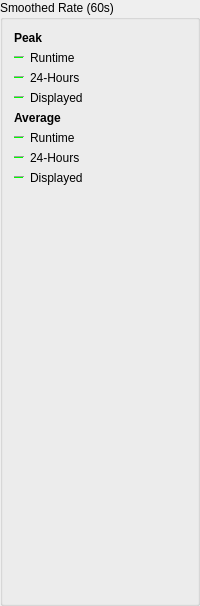
          <widget class="QGroupBox" name="groupBoxSmoothed">
           <property name="title">
            <string>Smoothed Rate (60s)</string>
           </property>
           <layout class="QVBoxLayout" name="verticalLayout_9">
            <item>
             <layout class="QHBoxLayout" name="horizontalLayout_16">
              <item>
               <widget class="QLabel" name="labelSmoothedPeaks">
                <property name="text">
                 <string>Peak</string>
                </property>
                <property name="font">
                  <font>
                    <weight>75</weight>
                    <bold>true</bold>
                  </font>
                </property>
               </widget>
              </item>
             </layout>
            </item>
            <item>
             <layout class="QHBoxLayout" name="horizontalLayout_17">
              <item>
               <widget class="Line" name="line_SmoothedPeakRuntime">
                <property name="sizePolicy">
                 <sizepolicy hsizetype="Fixed" vsizetype="Fixed">
                  <horstretch>0</horstretch>
                  <verstretch>0</verstretch>
                 </sizepolicy>
                </property>
                <property name="minimumSize">
                 <size>
                  <width>10</width>
                  <height>0</height>
                 </size>
                </property>
                <property name="palette">
                 <palette>
                  <active>
                   <colorrole role="Light">
                    <brush brushstyle="SolidPattern">
                     <color alpha="255">
                      <red>0</red>
                      <green>255</green>
                      <blue>0</blue>
                     </color>
                    </brush>
                   </colorrole>
                  </active>
                  <inactive>
                   <colorrole role="Light">
                    <brush brushstyle="SolidPattern">
                     <color alpha="255">
                      <red>0</red>
                      <green>255</green>
                      <blue>0</blue>
                     </color>
                    </brush>
                   </colorrole>
                  </inactive>
                  <disabled>
                   <colorrole role="Light">
                    <brush brushstyle="SolidPattern">
                     <color alpha="255">
                      <red>0</red>
                      <green>255</green>
                      <blue>0</blue>
                     </color>
                    </brush>
                   </colorrole>
                  </disabled>
                 </palette>
                </property>
                <property name="orientation">
                 <enum>Qt::Horizontal</enum>
                </property>
               </widget>
              </item>
              <item>
               <widget class="QLabel" name="labelSmoothedPeakRuntime">
                <property name="text">
                 <string>Runtime</string>
                </property>
               </widget>
              </item>
              <item>
               <widget class="QLabel" name="smoothedPeakRuntime">
                <property name="minimumSize">
                 <size>
                  <width>50</width>
                  <height>0</height>
                 </size>
                </property>
                <property name="alignment">
                 <set>Qt::AlignRight|Qt::AlignTrailing|Qt::AlignVCenter</set>
                </property>
               </widget>
              </item>
             </layout>
            </item>
            <item>
             <layout class="QHBoxLayout" name="horizontalLayout_18">
              <item>
               <widget class="Line" name="line_SmoothedPeakSampled">
                <property name="sizePolicy">
                 <sizepolicy hsizetype="Fixed" vsizetype="Fixed">
                  <horstretch>0</horstretch>
                  <verstretch>0</verstretch>
                 </sizepolicy>
                </property>
                <property name="minimumSize">
                 <size>
                  <width>10</width>
                  <height>0</height>
                 </size>
                </property>
                <property name="palette">
                 <palette>
                  <active>
                   <colorrole role="Light">
                    <brush brushstyle="SolidPattern">
                     <color alpha="255">
                      <red>0</red>
                      <green>255</green>
                      <blue>0</blue>
                     </color>
                    </brush>
                   </colorrole>
                  </active>
                  <inactive>
                   <colorrole role="Light">
                    <brush brushstyle="SolidPattern">
                     <color alpha="255">
                      <red>0</red>
                      <green>255</green>
                      <blue>0</blue>
                     </color>
                    </brush>
                   </colorrole>
                  </inactive>
                  <disabled>
                   <colorrole role="Light">
                    <brush brushstyle="SolidPattern">
                     <color alpha="255">
                      <red>0</red>
                      <green>255</green>
                      <blue>0</blue>
                     </color>
                    </brush>
                   </colorrole>
                  </disabled>
                 </palette>
                </property>
                <property name="orientation">
                 <enum>Qt::Horizontal</enum>
                </property>
               </widget>
              </item>
              <item>
               <widget class="QLabel" name="labelSmoothedPeakSampled">
                <property name="text">
                 <string>24-Hours</string>
                </property>
               </widget>
              </item>
              <item>
               <widget class="QLabel" name="smoothedPeakSampled">
                <property name="minimumSize">
                 <size>
                  <width>50</width>
                  <height>0</height>
                 </size>
                </property>
                <property name="alignment">
                 <set>Qt::AlignRight|Qt::AlignTrailing|Qt::AlignVCenter</set>
                </property>
               </widget>
              </item>
             </layout>
            </item>
            <item>
             <layout class="QHBoxLayout" name="horizontalLayout_19">
              <item>
               <widget class="Line" name="line_SmoothedPeakDisplayed">
                <property name="sizePolicy">
                 <sizepolicy hsizetype="Fixed" vsizetype="Fixed">
                  <horstretch>0</horstretch>
                  <verstretch>0</verstretch>
                 </sizepolicy>
                </property>
                <property name="minimumSize">
                 <size>
                  <width>10</width>
                  <height>0</height>
                 </size>
                </property>
                <property name="palette">
                 <palette>
                  <active>
                   <colorrole role="Light">
                    <brush brushstyle="SolidPattern">
                     <color alpha="255">
                      <red>0</red>
                      <green>255</green>
                      <blue>0</blue>
                     </color>
                    </brush>
                   </colorrole>
                  </active>
                  <inactive>
                   <colorrole role="Light">
                    <brush brushstyle="SolidPattern">
                     <color alpha="255">
                      <red>0</red>
                      <green>255</green>
                      <blue>0</blue>
                     </color>
                    </brush>
                   </colorrole>
                  </inactive>
                  <disabled>
                   <colorrole role="Light">
                    <brush brushstyle="SolidPattern">
                     <color alpha="255">
                      <red>0</red>
                      <green>255</green>
                      <blue>0</blue>
                     </color>
                    </brush>
                   </colorrole>
                  </disabled>
                 </palette>
                </property>
                <property name="orientation">
                 <enum>Qt::Horizontal</enum>
                </property>
               </widget>
              </item>
              <item>
               <widget class="QLabel" name="labelSmoothedPeakDisplayed">
                <property name="text">
                 <string>Displayed</string>
                </property>
               </widget>
              </item>
              <item>
               <widget class="QLabel" name="smoothedPeakDisplayed">
                <property name="minimumSize">
                 <size>
                  <width>50</width>
                  <height>0</height>
                 </size>
                </property>
                <property name="alignment">
                 <set>Qt::AlignRight|Qt::AlignTrailing|Qt::AlignVCenter</set>
                </property>
               </widget>
              </item>
             </layout>
            </item>
            <item>
             <layout class="QHBoxLayout" name="horizontalLayout_20">
              <item>
               <widget class="QLabel" name="labelSmoothedAverages">
                <property name="text">
                 <string>Average</string>
                </property>
                <property name="font">
                  <font>
                    <weight>75</weight>
                    <bold>true</bold>
                  </font>
                </property>
               </widget>
              </item>
             </layout>
            </item>
            <item>
             <layout class="QHBoxLayout" name="horizontalLayout_21">
              <item>
               <widget class="Line" name="line_SmoothedAvgRuntime">
                <property name="sizePolicy">
                 <sizepolicy hsizetype="Fixed" vsizetype="Fixed">
                  <horstretch>0</horstretch>
                  <verstretch>0</verstretch>
                 </sizepolicy>
                </property>
                <property name="minimumSize">
                 <size>
                  <width>10</width>
                  <height>0</height>
                 </size>
                </property>
                <property name="palette">
                 <palette>
                  <active>
                   <colorrole role="Light">
                    <brush brushstyle="SolidPattern">
                     <color alpha="255">
                      <red>0</red>
                      <green>255</green>
                      <blue>0</blue>
                     </color>
                    </brush>
                   </colorrole>
                  </active>
                  <inactive>
                   <colorrole role="Light">
                    <brush brushstyle="SolidPattern">
                     <color alpha="255">
                      <red>0</red>
                      <green>255</green>
                      <blue>0</blue>
                     </color>
                    </brush>
                   </colorrole>
                  </inactive>
                  <disabled>
                   <colorrole role="Light">
                    <brush brushstyle="SolidPattern">
                     <color alpha="255">
                      <red>0</red>
                      <green>255</green>
                      <blue>0</blue>
                     </color>
                    </brush>
                   </colorrole>
                  </disabled>
                 </palette>
                </property>
                <property name="orientation">
                 <enum>Qt::Horizontal</enum>
                </property>
               </widget>
              </item>
              <item>
               <widget class="QLabel" name="labelSmoothedAvgRuntime">
                <property name="text">
                 <string>Runtime</string>
                </property>
               </widget>
              </item>
              <item>
               <widget class="QLabel" name="smoothedAvgRuntime">
                <property name="minimumSize">
                 <size>
                  <width>50</width>
                  <height>0</height>
                 </size>
                </property>
                <property name="alignment">
                 <set>Qt::AlignRight|Qt::AlignTrailing|Qt::AlignVCenter</set>
                </property>
               </widget>
              </item>
             </layout>
            </item>
            <item>
             <layout class="QHBoxLayout" name="horizontalLayout_22">
              <item>
               <widget class="Line" name="line_SmoothedAvgSampled">
                <property name="sizePolicy">
                 <sizepolicy hsizetype="Fixed" vsizetype="Fixed">
                  <horstretch>0</horstretch>
                  <verstretch>0</verstretch>
                 </sizepolicy>
                </property>
                <property name="minimumSize">
                 <size>
                  <width>10</width>
                  <height>0</height>
                 </size>
                </property>
                <property name="palette">
                 <palette>
                  <active>
                   <colorrole role="Light">
                    <brush brushstyle="SolidPattern">
                     <color alpha="255">
                      <red>0</red>
                      <green>255</green>
                      <blue>0</blue>
                     </color>
                    </brush>
                   </colorrole>
                  </active>
                  <inactive>
                   <colorrole role="Light">
                    <brush brushstyle="SolidPattern">
                     <color alpha="255">
                      <red>0</red>
                      <green>255</green>
                      <blue>0</blue>
                     </color>
                    </brush>
                   </colorrole>
                  </inactive>
                  <disabled>
                   <colorrole role="Light">
                    <brush brushstyle="SolidPattern">
                     <color alpha="255">
                      <red>0</red>
                      <green>255</green>
                      <blue>0</blue>
                     </color>
                    </brush>
                   </colorrole>
                  </disabled>
                 </palette>
                </property>
                <property name="orientation">
                 <enum>Qt::Horizontal</enum>
                </property>
               </widget>
              </item>
              <item>
               <widget class="QLabel" name="labelSmoothedAvgSampled">
                <property name="text">
                 <string>24-Hours</string>
                </property>
               </widget>
              </item>
              <item>
               <widget class="QLabel" name="smoothedAvgSampled">
                <property name="minimumSize">
                 <size>
                  <width>50</width>
                  <height>0</height>
                 </size>
                </property>
                <property name="alignment">
                 <set>Qt::AlignRight|Qt::AlignTrailing|Qt::AlignVCenter</set>
                </property>
               </widget>
              </item>
             </layout>
            </item>
            <item>
             <layout class="QHBoxLayout" name="horizontalLayout_23">
              <item>
               <widget class="Line" name="line_SmoothedAvgDisplayed">
                <property name="sizePolicy">
                 <sizepolicy hsizetype="Fixed" vsizetype="Fixed">
                  <horstretch>0</horstretch>
                  <verstretch>0</verstretch>
                 </sizepolicy>
                </property>
                <property name="minimumSize">
                 <size>
                  <width>10</width>
                  <height>0</height>
                 </size>
                </property>
                <property name="palette">
                 <palette>
                  <active>
                   <colorrole role="Light">
                    <brush brushstyle="SolidPattern">
                     <color alpha="255">
                      <red>0</red>
                      <green>255</green>
                      <blue>0</blue>
                     </color>
                    </brush>
                   </colorrole>
                  </active>
                  <inactive>
                   <colorrole role="Light">
                    <brush brushstyle="SolidPattern">
                     <color alpha="255">
                      <red>0</red>
                      <green>255</green>
                      <blue>0</blue>
                     </color>
                    </brush>
                   </colorrole>
                  </inactive>
                  <disabled>
                   <colorrole role="Light">
                    <brush brushstyle="SolidPattern">
                     <color alpha="255">
                      <red>0</red>
                      <green>255</green>
                      <blue>0</blue>
                     </color>
                    </brush>
                   </colorrole>
                  </disabled>
                 </palette>
                </property>
                <property name="orientation">
                 <enum>Qt::Horizontal</enum>
                </property>
               </widget>
              </item>
              <item>
               <widget class="QLabel" name="labelSmoothedAvgDisplayed">
                <property name="text">
                 <string>Displayed</string>
                </property>
               </widget>
              </item>
              <item>
               <widget class="QLabel" name="smoothedAvgDisplayed">
                <property name="minimumSize">
                 <size>
                  <width>50</width>
                  <height>0</height>
                 </size>
                </property>
                <property name="alignment">
                 <set>Qt::AlignRight|Qt::AlignTrailing|Qt::AlignVCenter</set>
                </property>
               </widget>
              </item>
             </layout>
            </item>
            <item>
             <spacer name="verticalSpacer_6">
              <property name="orientation">
               <enum>Qt::Vertical</enum>
              </property>
              <property name="sizeHint" stdset="0">
               <size>
                <width>20</width>
                <height>407</height>
               </size>
              </property>
             </spacer>
            </item>
           </layout>
          </widget>
